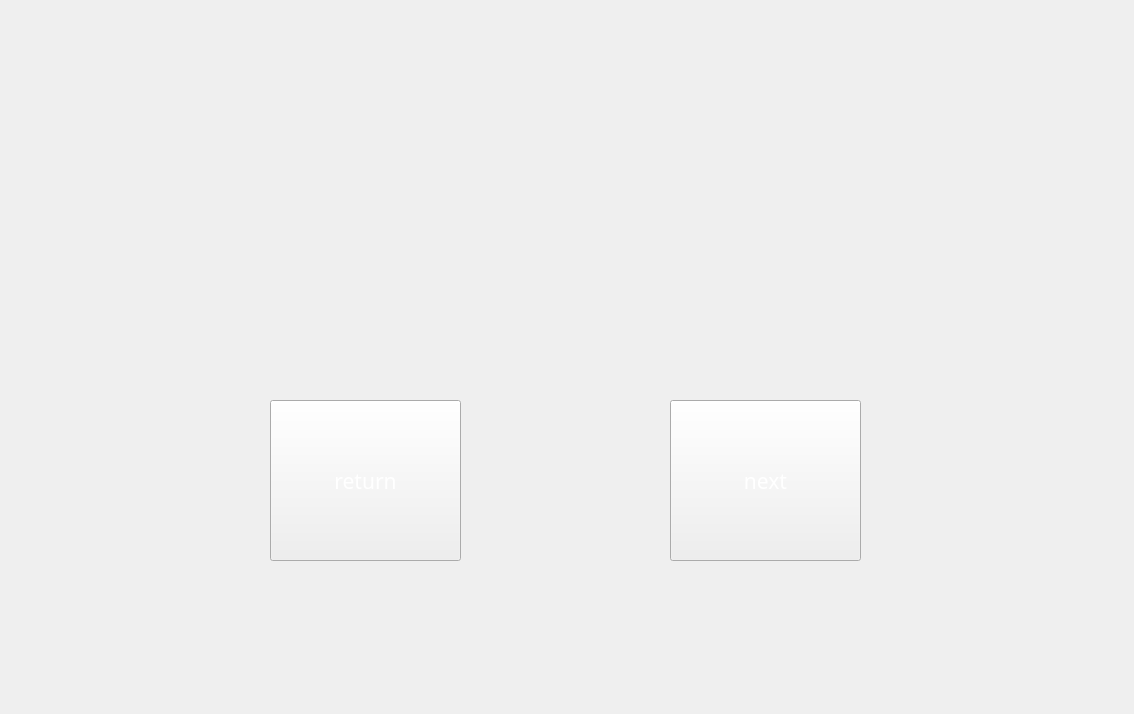
<?xml version="1.0" encoding="UTF-8"?>
<ui version="4.0">
 <class>Win</class>
 <widget class="QWidget" name="Win">
  <property name="geometry">
   <rect>
    <x>0</x>
    <y>0</y>
    <width>1134</width>
    <height>714</height>
   </rect>
  </property>
  <property name="windowTitle">
   <string>Form</string>
  </property>
  <property name="styleSheet">
   <string notr="true"/>
  </property>
  <widget class="QPushButton" name="pushButton">
   <property name="geometry">
    <rect>
     <x>270</x>
     <y>400</y>
     <width>191</width>
     <height>161</height>
    </rect>
   </property>
   <property name="font">
    <font>
     <family>Impact</family>
     <pointsize>16</pointsize>
    </font>
   </property>
   <property name="styleSheet">
    <string notr="true">border-image: url(:/pictures/file3.png);
color:rgb(255, 255, 255)</string>
   </property>
   <property name="text">
    <string>return</string>
   </property>
  </widget>
  <widget class="QPushButton" name="pushButton_2">
   <property name="geometry">
    <rect>
     <x>670</x>
     <y>400</y>
     <width>191</width>
     <height>161</height>
    </rect>
   </property>
   <property name="font">
    <font>
     <family>Impact</family>
     <pointsize>16</pointsize>
    </font>
   </property>
   <property name="styleSheet">
    <string notr="true">border-image: url(:/pictures/file3.png);
color:rgb(255, 255, 255)</string>
   </property>
   <property name="text">
    <string>next</string>
   </property>
  </widget>
 </widget>
 <resources/>
 <connections/>
</ui>
